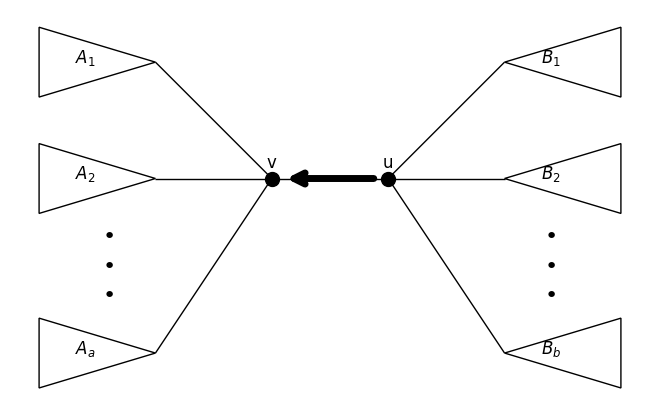

This figure's Python source:
import matplotlib.pyplot as plt
import matplotlib.patches as mpatches
import networkx as nx

# Tworzymy graf
G = nx.Graph()

# Dodajemy główne wierzchołki
G.add_node('u')
G.add_node('v')

# Poddrzewa jako "wirtualne" węzły do rysowania krawędzi
G.add_node('$A_1$')
G.add_node('$A_2$')
G.add_node('$A_a$')
G.add_node('$B_1$')
G.add_node('$B_2$')
G.add_node('$B_b$')

# Łączymy wierzchołki
G.add_edge('u', 'v')
G.add_edge('v', '$A_1$')
G.add_edge('v', '$A_2$')
G.add_edge('v', '$A_a$')
G.add_edge('u', '$B_1$')
G.add_edge('u', '$B_2$')
G.add_edge('u', '$B_b$')

# Pozycje
pos = {
    'u': (1, 0),
    'v': (0, 0),
    '$A_1$': (-1, 1),
    '$A_2$': (-1, 0),
    '$A_a$': (-1, -1.5),
    '$B_1$': (2, 1),
    '$B_2$': (2, 0),
    '$B_b$': (2, -1.5)
}

# Rysujemy krawędzie
nx.draw_networkx_edges(G, pos)

# Rysujemy główne wierzchołki
nx.draw_networkx_nodes(G, pos, nodelist=['u', 'v'], node_color='black', node_size=100)

# Rysujemy poddrzewa jako trójkąty
ax = plt.gca()

subtree_A_pos = ['$A_1$','$A_2$', '$A_a$']
for node in subtree_A_pos:
    x, y = pos[node]
    triangle = mpatches.Polygon([
        (x, y),
        (x - 1, y + 0.3),
        (x - 1, y - 0.3)
    ], closed=True, fill=True, facecolor='white', edgecolor='black')
    ax.add_patch(triangle)

subtree_B_pos = ['$B_1$','$B_2$', '$B_b$']
for node in subtree_B_pos:
    x, y = pos[node]
    triangle = mpatches.Polygon([
        (x, y),
        (x + 1, y + 0.3),
        (x + 1, y - 0.3)
    ], closed=True, fill=True, facecolor='white', edgecolor='black')
    ax.add_patch(triangle)


# Dodajemy etykiety dla u i v
for node in ['u', 'v']:
    x, y = pos[node]
    plt.text(x, y + 0.1, node, fontsize=12, ha='center')

# Dodajemy etykiety dla poddrzew
for node in subtree_A_pos:
    x, y = pos[node]
    plt.text(x - 0.6, y, node, fontsize=12, ha='center')
for node in subtree_B_pos:
    x, y = pos[node]
    plt.text(x + 0.4, y, node, fontsize=12, ha='center')

# Dodaj pionowe trzy kropki pomiędzy $A_2$ a $A_a$
x_A, y_A_top = pos['$A_2$']
_, y_A_bot = pos['$A_a$']
x_dots_A = x_A - 0.4  # żeby było na linii z etykietami A

ys_A = [y_A_top - 0.25 - i * (y_A_top - y_A_bot)/6 for i in [1, 2, 3]]
for y in ys_A:
    ax.text(x_dots_A, y, '•', fontsize=16, ha='center', va='center')

# Dodaj pionowe trzy kropki pomiędzy $B_2$ a $B_b$
x_B, y_B_top = pos['$B_2$']
_, y_B_bot = pos['$B_b$']
x_dots_B = x_B + 0.4  # żeby było na linii z etykietami B

ys_B = [y_B_top - 0.25 - i * (y_B_top - y_B_bot)/6 for i in [1, 2, 3]]
for y in ys_B:
    ax.text(x_dots_B, y, '•', fontsize=16, ha='center', va='center')

# Dodajemy strzałkę między C i D (nie stykającą się z trójkątami)
xC, yC = pos['v']
xD, yD = pos['u']

# Obliczamy przesunięcie by strzałka nie dochodziła do środka trójkątów
offset = 0.1
dx = xD - xC
dy = yD - yC
length = (dx**2 + dy**2)**0.5
ux = dx / length
uy = dy / length

# Punkt startu i końca strzałki (odsunięte od trójkątów)
start = (xC + offset * ux, yC + offset * uy)
end = (xD - offset * ux, yD - offset * uy)

# Rysujemy grubą szarą strzałkę z dwoma grotami
arrow = mpatches.FancyArrowPatch(
    start, end,
    arrowstyle='<-',
    color='black',
    mutation_scale=20,  # większe groty
    linewidth=5         # grubsza linia
)
ax.add_patch(arrow)

# Ustawiamy proporcje i limity osi
ax.set_aspect('equal')
# ax.set_xlim(-2, 3)
# ax.set_ylim(-2, 0.5)
plt.axis('off')
# plt.title("")

# Usuwamy marginesy
plt.tight_layout(pad=0)
plt.savefig('figdMTShrink.png', bbox_inches='tight')
plt.show()
